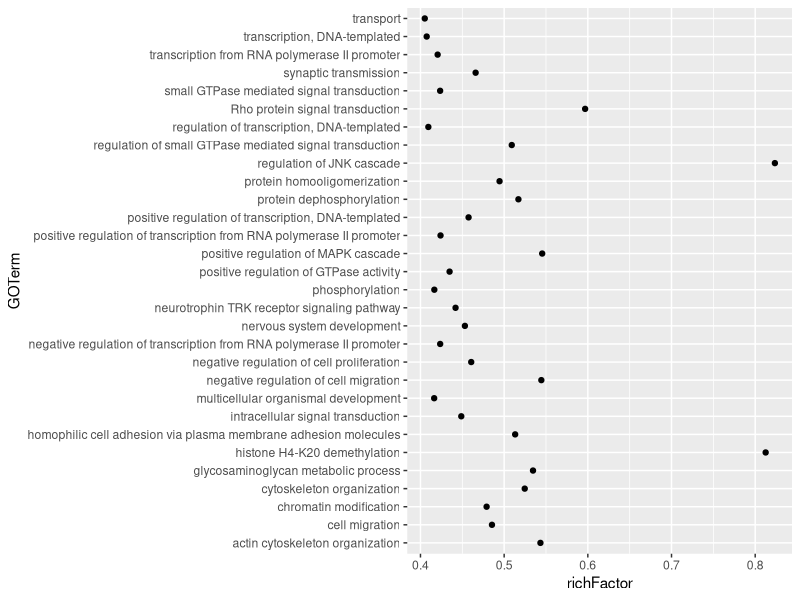
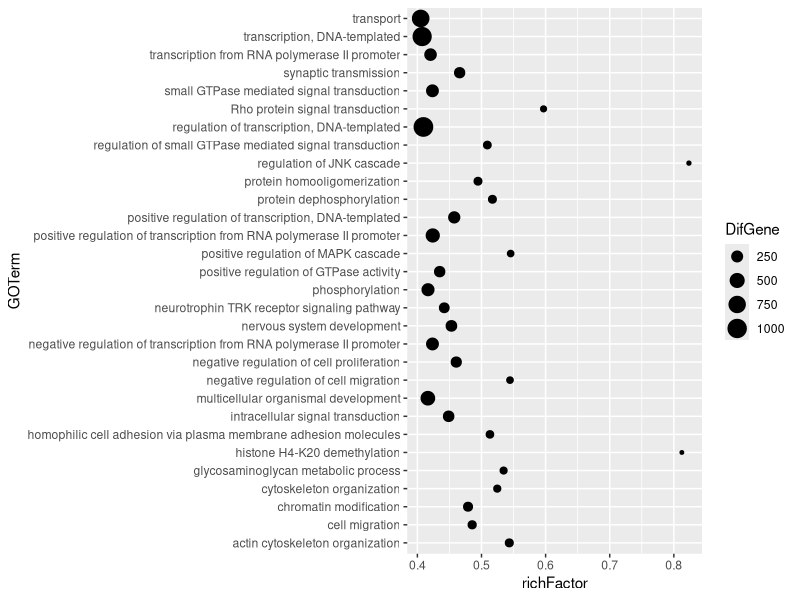
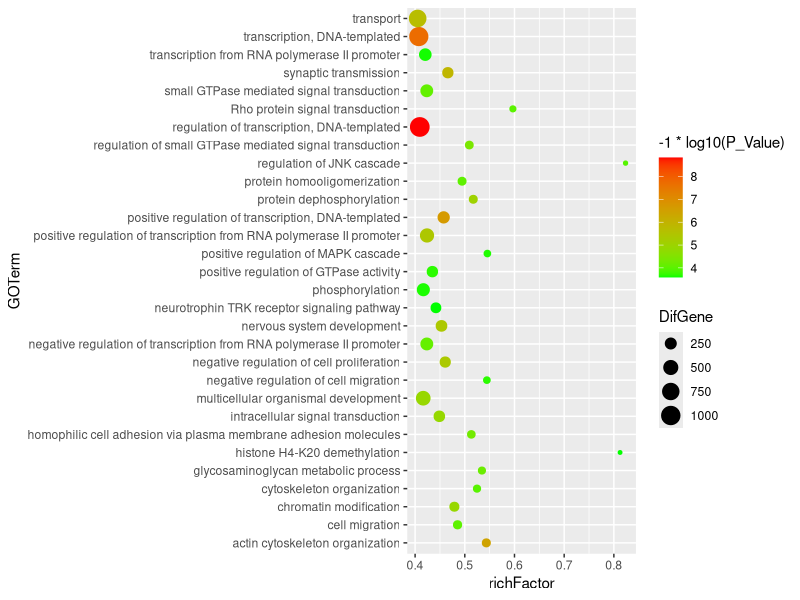
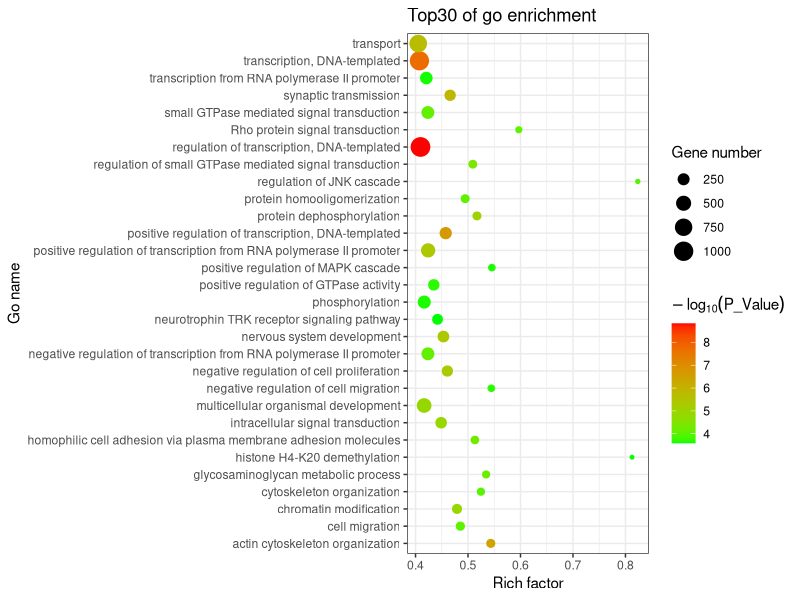
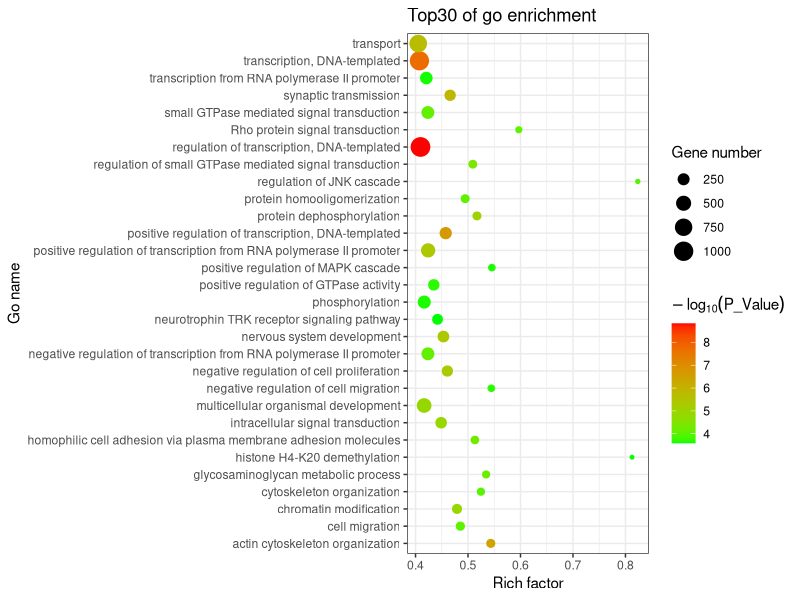
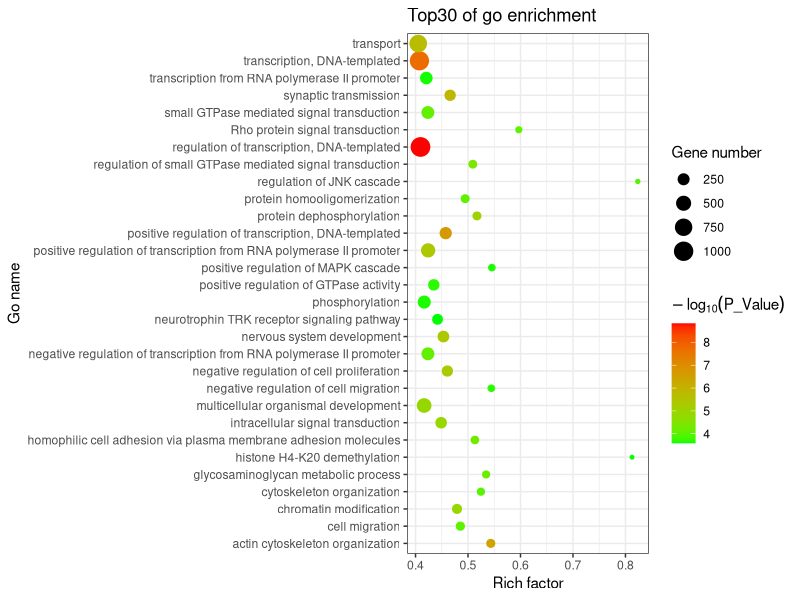
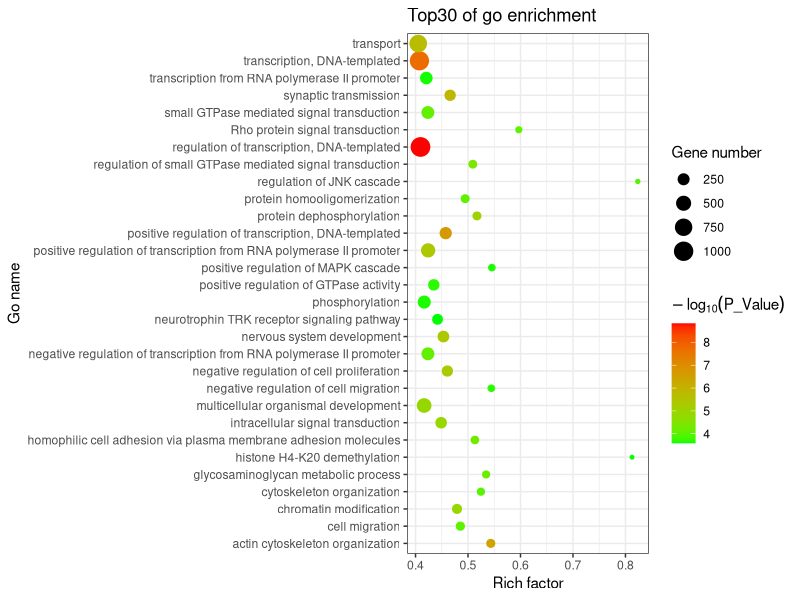

Here is the R script that generated these plots, in order:
#install.packages("ggplot2")


library(ggplot2)

go = read.table("shenjie_go_30.txt",header=T,sep="\t")

pp = ggplot(go,aes(richFactor,GOTerm))
pp + geom_point()

pp + geom_point(aes(size=DifGene))

pbubble = pp + geom_point(aes(size=DifGene,color=-1*log10(P_Value)))
pbubble + scale_colour_gradient(low="green",high="red")

pr = pbubble + scale_colour_gradient(low="green",high="red") + labs(color=expression(-log[10](P_Value)),size="Gene number",x="Rich factor",y="Go name",title="Top30 of go enrichment")
pr + theme_bw()
ggsave("out-go30.pdf")  
ggsave("out-go30.png")  
ggsave("out2.png",width=4,height=4)   